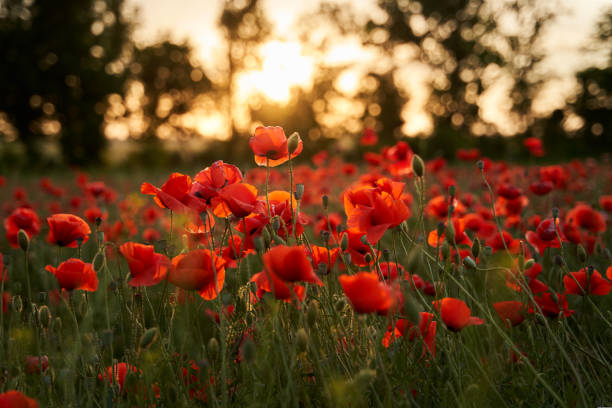
#> input picture lab/input 12.jpg, 612 x 408 px
$ python rotation_270.py
#> lines starting #> are read from the running program, lines starting #| are printed output that depends on the picture
import cv2

# Read the image
image = cv2.imread("input 12.jpg")
#> image is the input picture: shape (408, 612, 3); mean B, G, R 41.4, 73.1, 110.5

# Check if image is loaded
if image is None:
    print("Error: Image not found!")
    exit()

# Get image dimensions
height, width = image.shape[:2]
#> height = 408; width = 612

# Get the center of the image
center = (width // 2, height // 2)
#> center = (306, 204)

# Create rotation matrix for 270-degree clockwise rotation
matrix = cv2.getRotationMatrix2D(center, -270, 1.0)

# Perform rotation
rotated_image = cv2.warpAffine(image, matrix, (width, height))
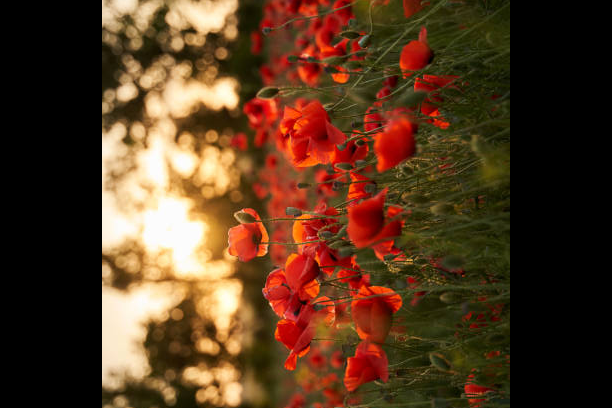
#> rotated_image: shape (408, 612, 3); mean B, G, R 31.8, 55.6, 85

# Display original image
cv2.imshow("Original Image", image)

# Display rotated image
cv2.imshow("270 Degree Clockwise Rotation", rotated_image)

# Wait for key press
cv2.waitKey(0)

# Close all windows
cv2.destroyAllWindows()
